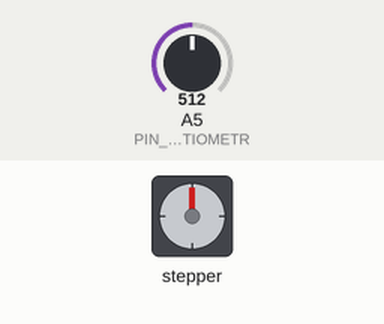
A sketch run on a simulated Arduino Uno, built with avr-gcc and run on an emulated ATmega328P. On the bench: stepper motor. The test bench sets the inputs (shaded band); at power-on: A5 (PIN_HEIGHT_POTENTIOMETR) = 512. Stepper angles assume 2048 steps per turn; what the sketch prints to the serial monitor is not drawn.

Above: at 0.1 s.
At 20.58 s:
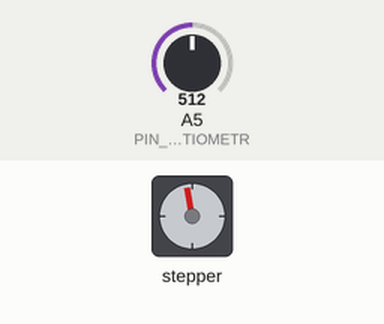
At 29.72 s:
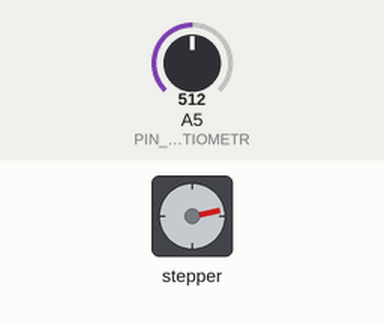
At 38.57 s:
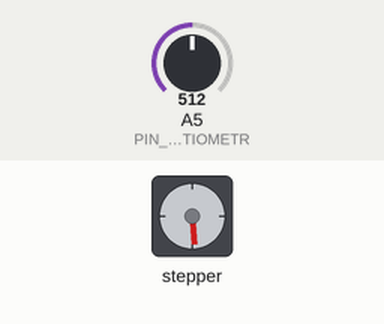
Timing chart, 0 to 40.0 s (numbered marks = the images above):
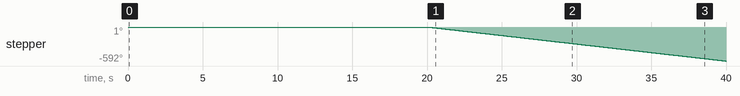

The sketch:

motorized_curtains.ino
```cpp
/*
 * Motorized curtains
 * That project is to build smart curtains device tha can
 * * Open curtains using button
 * * Oen curatins in the mosring using light sensor
 * * Open curtains using any IR remote ontrol
 * * Open curtains according to schedue
 * * control curtains from your phone
 *
 * Project is build using cheap ULN2003 driver & stepper motor
 */
#include <Stepper.h>
#include <avr/sleep.h>
//#include "LowPower.h"
#include <IRremote.h>

//PINS SETUP --BEGIN---
#define PIN_IR_RECV 7
#define PIN_AMBIENT_LIGHT A0
#define PIN_BUTTON_INTERRUPT 2
#define PIN_HEIGHT_POTENTIOMETR A5
//PINS SETUP --END---

//STEPPER SETUP --BEGIN--
#define STEP_PER_REVOLUTION 2048
#define STEPS_PER_ITERATION 100
#define STEPPER_SPEED 5
Stepper stepper = Stepper(STEP_PER_REVOLUTION, 8, 10, 9, 11);
//STEPPER SETUP --END--

//IR RECEIVER SETUP --BEGIN--
IRrecv irrecv(PIN_IR_RECV);
decode_results irResults;
//IR RECEIVER SETUP --END--

//STATE SETUP --BEGIN--
#define STATE_STOPPED 0
#define STATE_MOVE      1
#define DIRECTION_UP   3
#define DIRECTION_DOWN 4
#define DIRECTION 1
#define DEFAULT_MAX_POSITION 1000
#define DEFAULT_MIN_POSITION -1000
#define WAKEUP_INTERVAL 20000
#define LIGHT_BARRIER 200
#define LIGHT_COUNTER_BARRIER 5
#define BUTTON_DEBOUNCE_INTERVAL 500

int lightLevel = 0;
int lightCounter = 5;
int irBtnUpCode = 0; //Infrared control button up code
int irBtnDownCode = 0;
int windowHeight = 0; //window curtain height is configured by 10k potentiometer
static uint32_t buttonDebounceTime=0;
static uint32_t wakeupTime=0;

int minPosition = -1000; //volatile if power.h used
int maxPosition = 1000; //volatile if power.h used
int state = STATE_STOPPED; //volatile if power.h used
int direction = DIRECTION_DOWN; //volatile if power.h used
int position = 0;

//STATE SETUP --END--

void setup() {
  Serial.begin(9600);
  debug("begin setup");
  stepper.setSpeed(STEPPER_SPEED);
  irrecv.enableIRIn();
  irrecv.blink13(true);
  //pinMode(PIN_BUTTON_INTERRUPT, INPUT_PULLUP);
  //attachInterrupt(digitalPinToInterrupt(PIN_BUTTON_INTERRUPT), onButtonPressedInterruption, RISING );
}

void loop() {
  debug_1s();
  //delay(50);
  windowHeight = analogRead(PIN_HEIGHT_POTENTIOMETR);
  onButtonPressed();
  if(state == STATE_STOPPED){
    //stop();
    delay(1000);
    wakeupTimer();
    //LowPower.idle(SLEEP_1S, ADC_OFF, TIMER2_OFF, TIMER1_OFF, TIMER0_OFF, SPI_OFF, USART0_OFF, TWI_OFF);
  } else {
    if(direction == DIRECTION_DOWN){
      moveDown();
    }else{
      moveUp();
    }
  }
}

/*
void onButtonPressedInterruption(){
  if(millis() - buttonDebounceTime > BUTTON_DEBOUNCE_INTERVAL){
    buttonDebounceTime = millis();
    debug("state=", state);
    if(state == STATE_MOVE){
      learnMinMaxPosition();
      stop();
      //powerOffMotor();
    } else {
      changeMoveDirection();
    }
  }
}
*/

void onButtonPressed(){
  if (irrecv.decode(&irResults)){
    int irResult = irResults.value;
    if(irBtnUpCode == 0){
      irBtnUpCode = irResult;
      debug("learn irBtnUpCode=", irBtnUpCode);
    } else if(irBtnDownCode == 0){
      irBtnDownCode = irResult;
      debug("learn irBtnDownCode=", irBtnDownCode);
    } else {
      if(state == STATE_MOVE){
        learnMinMaxPosition();
        stop();
      } else {
        if(irResult == irBtnUpCode){
          direction = DIRECTION_UP;
          debug("move UP by IR");
          debug("irResults.value=", irResult);
          state = STATE_MOVE;
        }else if(irResult == irBtnDownCode) {
          direction = DIRECTION_DOWN;
          debug("move DOWN by IR");
          debug("irResults.value=", irResult);
          state = STATE_MOVE;
        } else {
          debug("test irBtnDownCode=", irBtnUpCode);
          debug("test irBtnDownCode=", irBtnDownCode);
          debug("test irResults.value=", irResult);
        }
      }
    }
    resetIdleTimer();
  }
  irrecv.resume();
}

void learnMinMaxPosition(){
    /*if(direction == DIRECTION_DOWN && minPosition == DEFAULT_MIN_POSITION){
      debug("learn minPosition=", position);
      minPosition = position;
    }else */
    if (direction == DIRECTION_UP && maxPosition == DEFAULT_MAX_POSITION){
      debug("learn maxPosition=", position);
      maxPosition = position;
      minPosition = maxPosition - windowHeight;
    }
  }

void stop(){
  debug("stop");
  state = STATE_STOPPED;
  powerOffMotor();
  resetIdleTimer();
}

void powerOffMotor(){
  debug("powerOffMotor");
  digitalWrite(8, LOW);
  digitalWrite(9, LOW);
  digitalWrite(10, LOW);
  digitalWrite(11, LOW);
}

void wakeupTimer(){
  uint32_t diff = millis() - wakeupTime;
  if(diff > WAKEUP_INTERVAL){
    debug("wakeup");
    //wakeupUsbCharger();
    checkLightLevel();
    powerOffMotor();
    resetIdleTimer();
  }
}

void resetIdleTimer(){
  wakeupTime = millis();
}

void wakeupUsbCharger(){
  digitalWrite(8, HIGH);
  digitalWrite(9, HIGH);
  digitalWrite(10, HIGH);
  digitalWrite(11, HIGH);
  delay(100);
  powerOffMotor();
}

void checkLightLevel(){
  int lightLevel = analogRead(PIN_AMBIENT_LIGHT);
  debug("lightLevel=", lightLevel);
  if(lightLevel > LIGHT_BARRIER){
    if(lightCounter < 10) lightCounter++;
  } else {
    if(lightCounter > 0) lightCounter--;
  }

  if(/*(position <= minPosition + 5) && */(lightCounter > LIGHT_COUNTER_BARRIER)){//curtains are closed - need to open
    state = STATE_MOVE;
    direction = DIRECTION_UP; // open curtain
    lightCounter = 10;
  } else if(/*(position >= maxPosition - 5) && */(lightCounter < LIGHT_COUNTER_BARRIER)){//curtains are open - need to close
    state = STATE_MOVE;
    direction = DIRECTION_DOWN; // open curtain
    lightCounter = 0;
  }
  debug();
}

void changeMoveDirection(){
  debug("changeMoveDirection");
  if(direction == DIRECTION_DOWN){
      direction = DIRECTION_UP;
  }else{
    direction = DIRECTION_DOWN;
  }
  state = STATE_MOVE;
}

void moveDown(){
  debug("moveDown");
  if(position <= minPosition){
    debug("minimum reached");
    stop();
    return;
  }
  stepper.step(STEPS_PER_ITERATION * DIRECTION);
  position--;
}

void moveUp(){
  debug("moveUp");
  if(position >= maxPosition){
    debug("maximum reached");
    stop();
    return;
  }
  stepper.step(-STEPS_PER_ITERATION * DIRECTION);
  position++;
}

void debug_1s(){
  debug("lightLevel=", lightLevel);
  debugln("lightCounter=", lightCounter);
}

void debug(){
  //blink(lightLevel / 100);
  debug("lightLevel=", lightLevel);
  debug("lightCounter=", lightCounter);
  debug("position=", position);
  debug("minPosition=", minPosition);
  debug("maxPosition=", maxPosition);
  debug("windowHeight=", windowHeight);
}

void blink(int times){
  digitalWrite(LED_BUILTIN, HIGH);
    delay(1000);
    digitalWrite(LED_BUILTIN, LOW);
    delay(300);

  for(int i = 0 ; i<times; i++){
    digitalWrite(LED_BUILTIN, HIGH);
    delay(180);
    digitalWrite(LED_BUILTIN, LOW);
    delay(180);
  }
}

void debug(String str){
  Serial.println(str);
}

void debug(String str, int num){
  Serial.print(str);
  Serial.print(num);
  Serial.print(", ");
}

void debugln(String str, int num){
  Serial.print(str);
  Serial.println(num);
}
```

Measured:
- by itself, stepper: keeps turning counter-clockwise at about 30°/s
